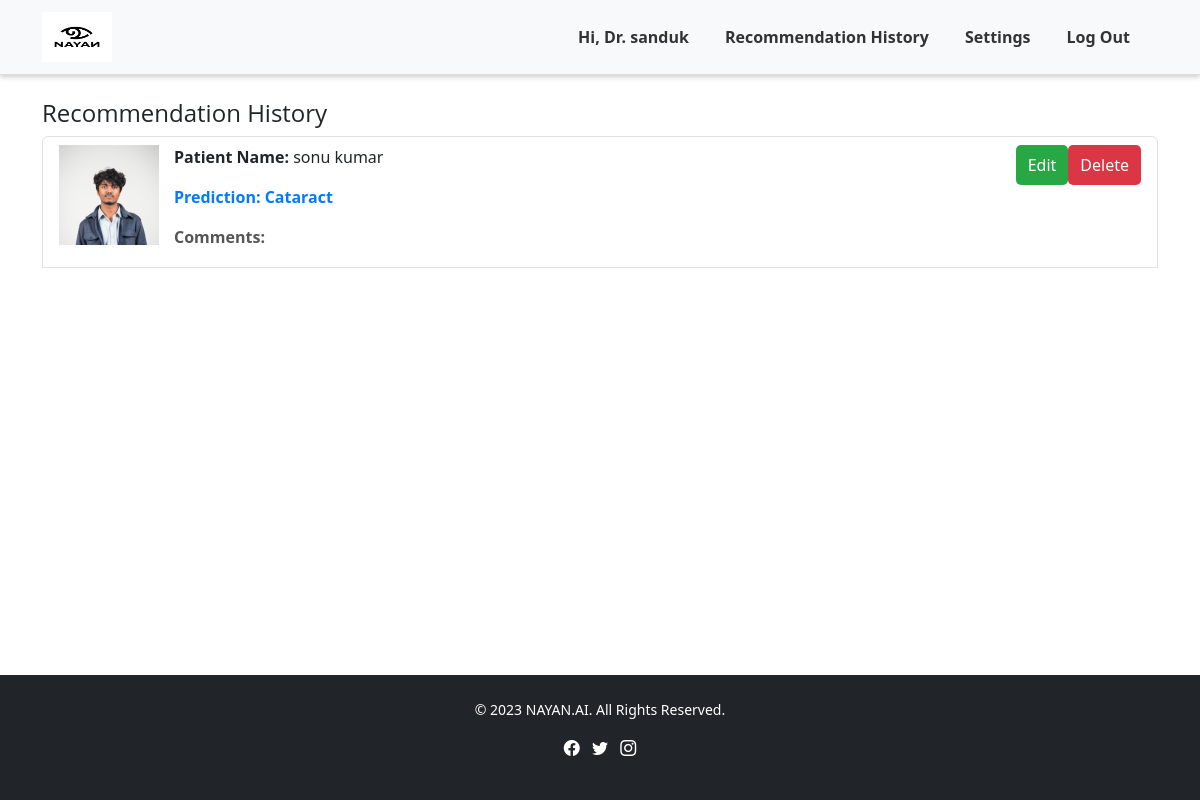
Page /patient/recommendation-history/ (signed in) on the committed database.
### api/models.py (models this page shows, shortened)
class RecommendationRequest(models.Model):
    image = models.ForeignKey(ImageUpload, on_delete=models.CASCADE)
    patient = models.ForeignKey(User, related_name='recommendation_requests', on_delete=models.CASCADE)
    doctor = models.ForeignKey(DoctorProfile, related_name='recommendation_requests', on_delete=models.CASCADE)
    message = models.TextField(blank=True, null=True)
    disease_predict = models.CharField(max_length=100, blank=True, null=True)
    is_reviewed = models.BooleanField(default=False)
    created_at = models.DateTimeField(auto_now_add=True)

class ImageUpload(models.Model):
    STATUS_CHOICES = [
        ('none', 'None'),
        ('requested', 'Requested'),
        ('reviewed', 'Reviewed'),
    ]
    image = models.ImageField(upload_to='uploads/')
    uploaded_at = models.DateTimeField(auto_now_add=True)
    disease_predict = models.CharField(max_length=100, blank=True, null=True)
    doctor_comment = models.TextField(null=True, blank=True)
    user = models.ForeignKey(User, on_delete=models.CASCADE, null=True)
    request_status = models.CharField(max_length=20, choices=STATUS_CHOICES, default='none')

### api/views.py (the view)
# urls.py: path('recommendation-history/', recommendation_history, name='recommendation_history'),
@login_required
def recommendation_history(request):
    doctor = request.user.doctorprofile
    recommendations = RecommendationRequest.objects.filter(doctor=doctor).order_by('-created_at')  # Order by creation date or any relevant field
    return render(request, 'doctor/doctor_recommendation_history.html', {'recommendations': recommendations})

### templates/doctor/doctor_recommendation_history.html (shortened to what this page needs)
{% extends 'common/base.html' %}
{% load static %}
{% block content %}
{% include 'doctor/doctor_navbar.html'%}
<div class="container mt-4">
    <div class="row">
        <div class="col-md-12">
            <h4>Recommendation History</h4>
            {% if recommendations %}
            <ul class="list-group">
                {% for recommendation in recommendations %}
                    <li class="list-group-item d-flex align-items-start">
                        <img src="{{ recommendation.image.image.url }}" alt="Patient Image">
                        <div class="recommendation-details">
                            <p><strong>Patient Name:</strong> {{ recommendation.patient.first_name }} {{ recommendation.patient.last_name }}</p>
                            <p class="recommendation-prediction"><strong>Prediction:</strong> {{ recommendation.image.disease_predict }}</p>
                            <p class="recommendation-comments"><strong>Comments:</strong> {{ recommendation.comments }}</p>
                        </div>
                        <button class="edit-button" onclick="toggleEditForm({{ recommendation.id }})">Edit</button>
                        <form action="{% url 'delete_recommendation' recommendation.id %}" method="post" style="display:inline;" onsubmit="return confirm('Are you sure you want to delete this recommendation?');">
                            <button type="submit" class="delete-button">Delete</button>
                        </form>
                    </li>
                {% endfor %}
            </ul>
            {% else %}
            <p>No recommendations found.</p>
            {% endif %}
        </div>
    </div>
</div>
{% include 'common/footer.html'%}
{% endblock %}

### templates/doctor/doctor_navbar.html (shortened to what this page needs)
{% load static %}
{% block content %}
<nav class="navbar navbar-expand-lg navbar-light bg-light">
  <div class="container">
    <a class="navbar-brand" href="{% url 'home' %}">
      <img src="{% static 'images/logo.png' %}" alt="Logo" style="height: 50px">
    </a>
    <div class="collapse navbar-collapse" id="navbarNav">
      <ul class="navbar-nav ms-auto">
        <li class="nav-item">
          <a class="nav-link" href="{% url 'doctor_dashboard' %}">Hi, Dr. {{ user.first_name }}</a>
        </li>
        <li class="nav-item">
          <a class="nav-link" href="{% url 'recommendation_history' %}">Recommendation History</a>
        </li>
        <li class="nav-item">
          <a class="nav-link" href="{% url 'settings' %}">Settings</a>
        </li>
        <li class="nav-item">
          <form method="post" action="{% url 'logout' %}">
            <button type="submit" class="btn btn-link nav-link">Log Out</button>
          </form>
        </li>
      </ul>
    </div>
  </div>
</nav>
{% endblock %}

### static/css/styles.css (style rules this page uses)
body { font-family: 'Roboto', sans-serif; color: #333; line-height: 1.6; margin: 0; padding: 0; background-color: #f0f4f8; }
h1, h2, h3, h4, h5 { font-family: 'Open Sans', sans-serif; }
a { text-decoration: none; color: inherit; }
.navbar { background-color: #ffffff; box-shadow: 0 2px 5px rgba(0, 0, 0, 0.2); padding: 15px 20px; border-bottom: 1px solid #ddd; height: 75px; }
.navbar-brand img { height: 70px; width: 70px; }
.navbar-nav .nav-link { color: #333; font-weight: bold; margin-right: 20px; padding: 10px 0; transition: color 0.3s ease, border-bottom 0.3s ease; }
html { scroll-behavior: smooth; }

### templates/doctor/doctor_recommendation_history.html (style rules this page uses)
body { background-color: #f8f9fa; font-family: Arial, sans-serif; }
h4 { font-size: 1.5rem; font-weight: 600; color: #333; }
.list-group-item { border: none; padding: 15px; background-color: #fdfdfd; margin-bottom: 10px; }
.list-group-item img { width: 100px; height: 100px; object-fit: cover; margin-right: 15px; }
.recommendation-details { flex-grow: 1; }
.recommendation-comments { margin-bottom: 10px; color: #555; }
.recommendation-prediction { font-weight: bold; color: #007bff; }
.edit-button, .save-button, .cancel-button, .delete-button { border: none; padding: 8px 12px; border-radius: 5px; transition: background-color 0.3s, transform 0.3s; }
.edit-button { background-color: #28a745; color: white; }
.delete-button { background-color: #dc3545; color: white; }

### templates/common/footer.html (style rules this page uses)
html, body { height: 100%; margin: 0; display: flex; flex-direction: column; }

### rows in the picture
RecommendationRequest: image.image (picture), patient.first_name "sonu", patient.last_name "kumar", image.disease_predict "Cataract"

### other values in the picture
{{ user.first_name }} "sanduk"
